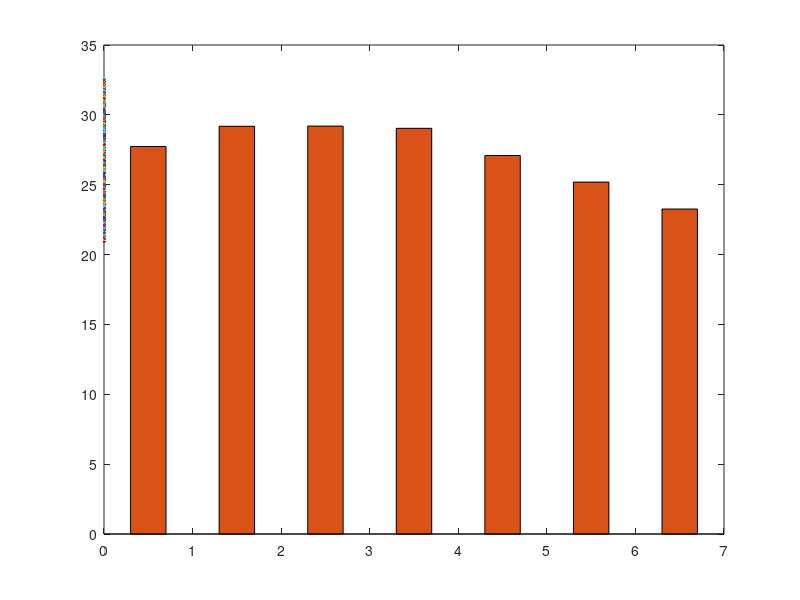

MATLAB code to generate this figure: (Note: this script raises an error after producing the figure.)
% *************************** Data Analysis *******************************
% *                          By LeonidasEng                               *
% *                      Demand & Average Energy                          *
% *************************************************************************
%  Monday 15th August to 22nd August 2022

clear;
% Cleaned Data for time period %
load("GridWatch_Data_15082022_22082022.mat");

% Creating the required data %
date = 1:length(timestamp);
date = transpose(date);

% Creating Averages % 
day_sample = 288; % 5 minute data point * 288 = 1 day
n = numel(demand); % Number of Array Elements in Demand
sub_vector = mat2cell(demand,diff([0:day_sample:n-1,n])); 
% creates 1 day subvectors in a cell array and finds the mean for each
MeanCat = cellfun(@mean, sub_vector);

Days = {'Monday', 'Tuesday', 'Wednesday', 'Thursday', ...
      'Friday', 'Saturday', 'Sunday'};

% Creating plot of Week vs Demand %
figure(1);
ax = gca;
plot(date/288, demand/1000);
hold("on");
daytick = 0.5:1:6.5; % For overlay of bar chart
% Bar Chart overlay shows Mean Demand for each day
Bar_Chart = bar(daytick, MeanCat/1000,'BarWidth',0.4, ...
    'FaceColor', "#D95319",'FaceAlpha',0.75);

% Labels %
xlabel("15th August - 22nd August 2022", "FontWeight","bold", ...
    "FontSize", 12);
ylabel("Power Demand in GW", "FontWeight","bold","FontSize",14);
lim = [0 7 20 34];
title("UK Power Demand in a Week Period", "FontSize",18, ...
    "FontWeight","bold");
xticks(daytick);
xticklabels(Days);
axis(lim);
set(gca,'FontSize',14);
hold("off"); 
%********************************* CODE ENDS ******************************



